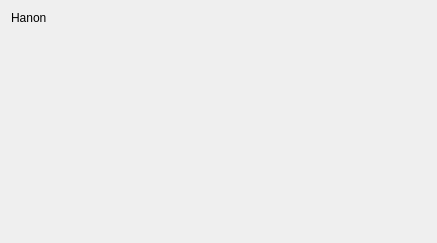
<?xml version="1.0" encoding="UTF-8"?>
<ui version="4.0">
 <class>QPreviewUI</class>
 <widget class="QWidget" name="QPreviewUI">
  <property name="geometry">
   <rect>
    <x>0</x>
    <y>0</y>
    <width>437</width>
    <height>243</height>
   </rect>
  </property>
  <property name="windowTitle">
   <string>Form</string>
  </property>
  <layout class="QVBoxLayout" name="verticalLayout">
   <item>
    <widget class="QLabel" name="label">
     <property name="text">
      <string>Hanon</string>
     </property>
    </widget>
   </item>
   <item>
    <spacer name="verticalSpacer">
     <property name="orientation">
      <enum>Qt::Vertical</enum>
     </property>
     <property name="sizeHint" stdset="0">
      <size>
       <width>20</width>
       <height>199</height>
      </size>
     </property>
    </spacer>
   </item>
  </layout>
 </widget>
 <resources/>
 <connections/>
</ui>
